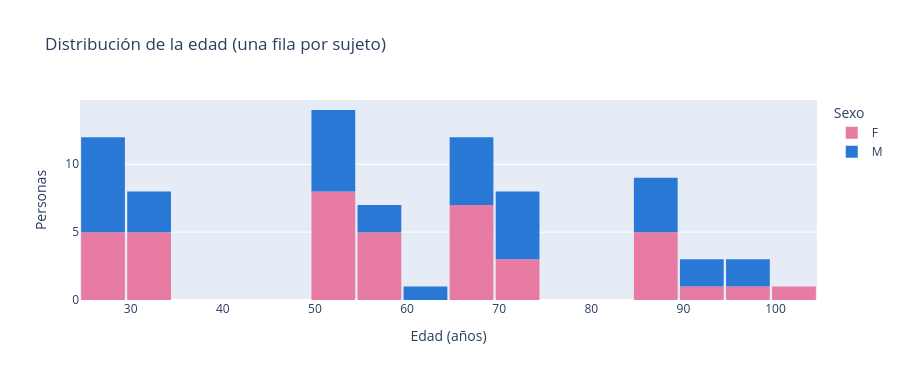

Notebook cell for this chart:
### Markdown cell above
## 3.1 Edad y sexo

### Code cell
personas = registros.drop_duplicates("subject")

print(f"Personas: {len(personas)} | {personas['sex'].value_counts().to_dict()}")
print(f"Edad: {personas['age'].min()}-{personas['age'].max()} años "
      f"(media {personas['age'].mean():.1f}, mediana {personas['age'].median():.0f}, "
      f"desv. {personas['age'].std():.1f})\n")

for etiqueta, (desde, hasta, _) in GRUPOS.items():
    n = ((personas["age"] >= desde) & (personas["age"] <= hasta)).sum()
    print(f"  {etiqueta:12s} n = {n:2d}  ({n / len(personas) * 100:.0f} %)")

px.histogram(personas, x="age", nbins=20, color="sex", title="Distribución de la edad (una fila por sujeto)",
             labels={"age": "Edad (años)", "sex": "Sexo"}, color_discrete_map={"F": "#e87ba4", "M": "#2a78d6"}
             ).update_layout(height=380, yaxis_title="Personas", bargap=0.05).show()

### Figure 1 — Plotly figure (JSON) as saved in the notebook; plotly's stock layout.template omitted (floating-point values rounded to 4 significant figures)
{"data": [{"bingroup": "x", "hovertemplate": "Sexo=F<br>Edad (años)=%{x}<br>count=%{y}<extra></extra>", "legendgroup": "F", "marker": {"color": "#e87ba4", "pattern": {"shape": ""}}, "name": "F", "nbinsx": 20, "orientation": "v", "showlegend": true, "type": "histogram", "x": [33, 33, 26, 26, 34, 28, 31, 30, 25, 25, 51, 51, 56, 50, 54, 56, 51, 54, 56, 51, 67, 66, 69, 73, 74, 66, 66, 73, 67, 67, 89, 101, 95, 91, 85, 88, 88, 87, 54, 57, 56], "xaxis": "x", "yaxis": "y"}, {"bingroup": "x", "hovertemplate": "Sexo=M<br>Edad (años)=%{x}<br>count=%{y}<extra></extra>", "legendgroup": "M", "marker": {"color": "#2a78d6", "pattern": {"shape": ""}}, "name": "M", "nbinsx": 20, "orientation": "v", "showlegend": true, "type": "histogram", "x": [26, 26, 26, 27, 27, 31, 32, 31, 28, 28, 50, 54, 57, 60, 54, 57, 51, 52, 51, 71, 70, 69, 67, 73, 71, 72, 66, 67, 67, 89, 88, 88, 97, 92, 96, 90, 85], "xaxis": "x", "yaxis": "y"}], "layout": {"bargap": 0.05, "barmode": "relative", "height": 380, "legend": {"title": {"text": "Sexo"}, "tracegroupgap": 0}, "title": {"text": "Distribución de la edad (una fila por sujeto)"}, "xaxis": {"anchor": "y", "domain": [0.0, 1.0], "title": {"text": "Edad (años)"}}, "yaxis": {"anchor": "x", "domain": [0.0, 1.0], "title": {"text": "Personas"}}}}
